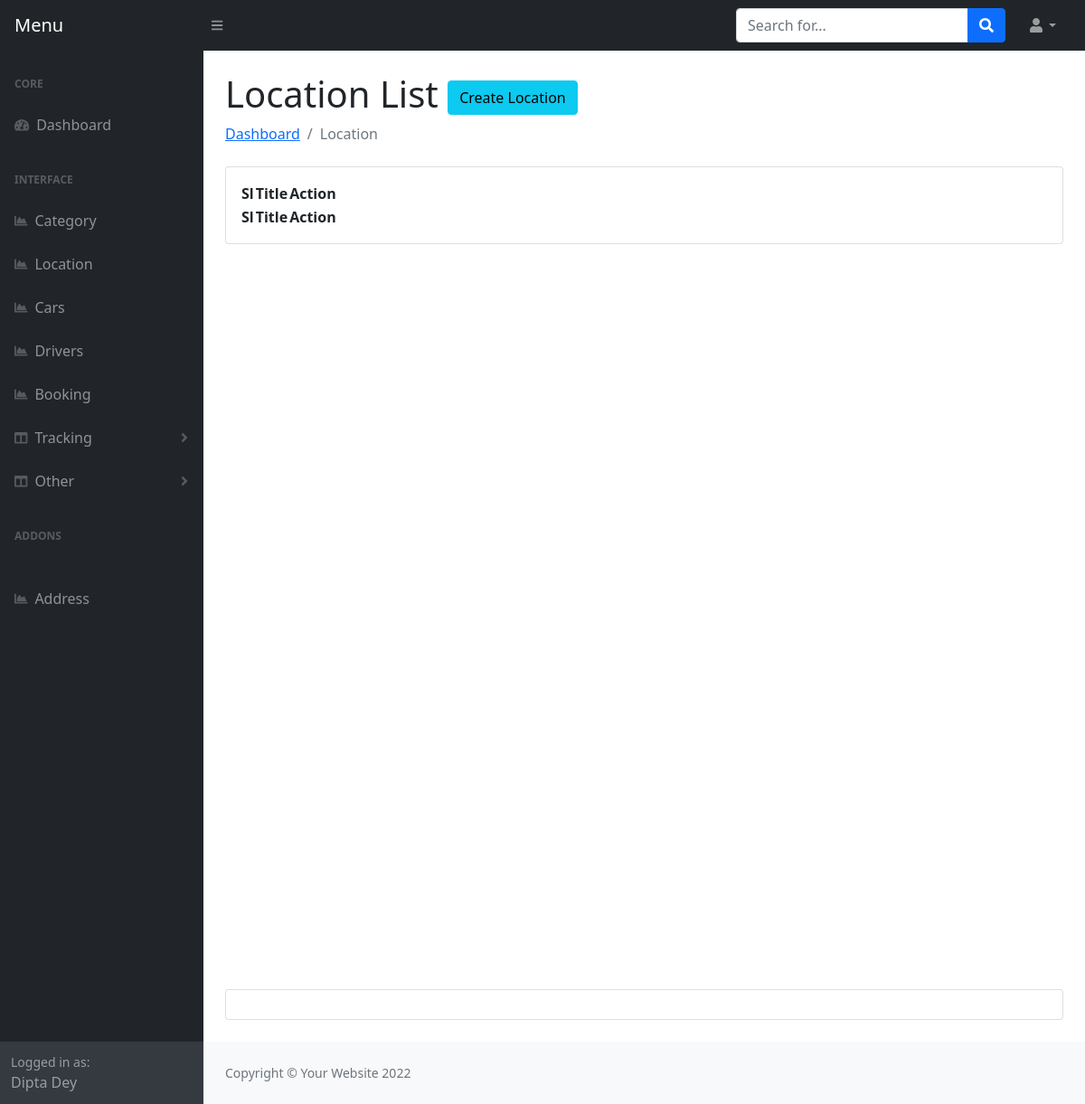
/admin/locations.php (signed in), run on an earlier commit of the app's database.
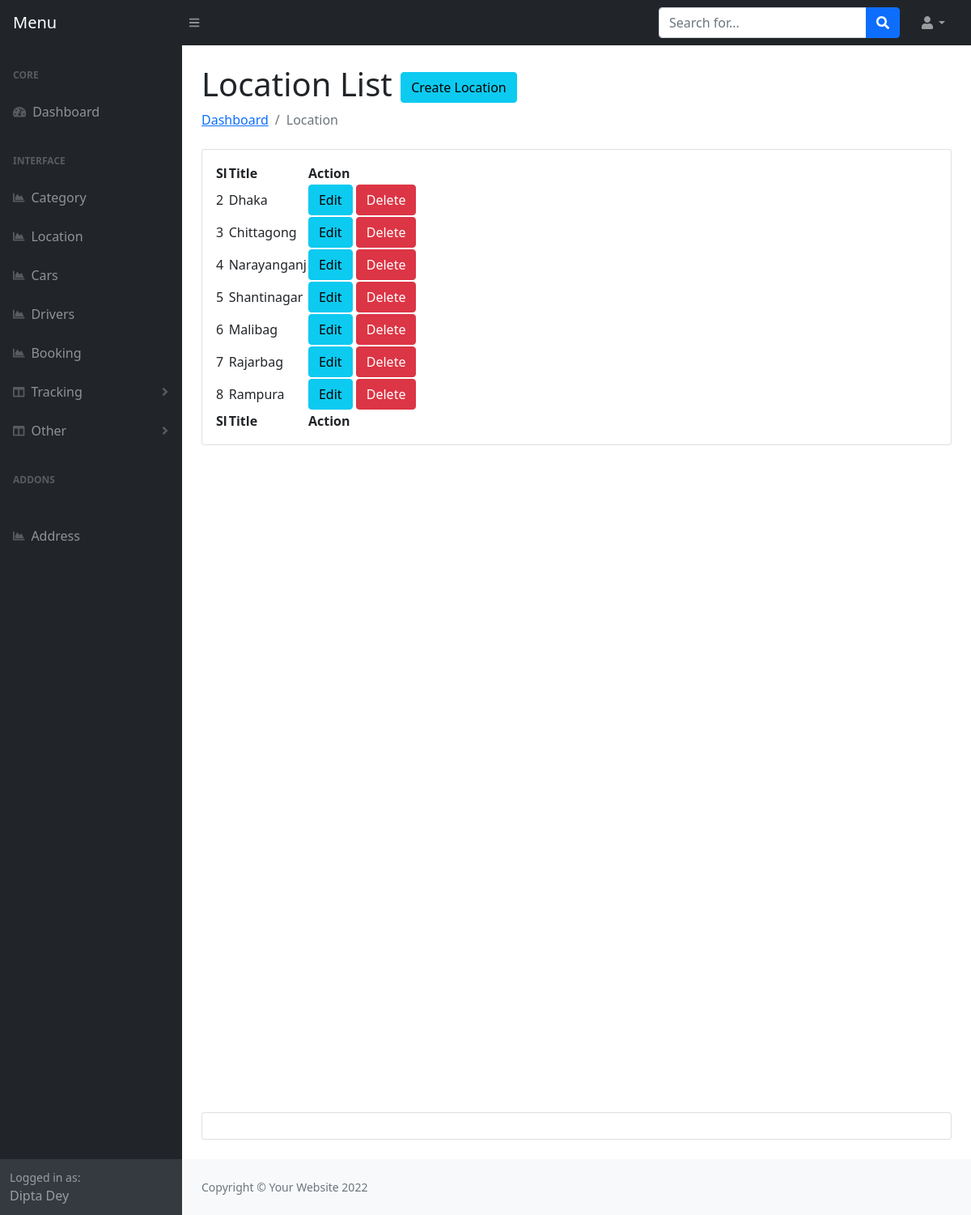
And on a later commit of the database.
### tables this page shows
CREATE TABLE `locations` (
  `id` int(11) NOT NULL,
  `location_name` text NOT NULL
);

### admin/locations.php (the view, shortened to what this page needs)
<?php include 'header.php'; ?>
<main>
    <div class="container-fluid px-4">
        <h1 class="mt-4">Location List <a class="btn btn-info" href="create-location.php">Create Location</a></h1>
        <ol class="breadcrumb mb-4">
            <li class="breadcrumb-item"><a href="index.php">Dashboard</a></li>
            <li class="breadcrumb-item active">Location</li>
        </ol>
        <div class="card mb-4">
            <div class="card-body">
                <table id="datatablesSimple">
                    <thead>
                        <tr>
                            <th>Sl</th>
                            <th>Title</th>
                            <th>Action</th>
                        </tr>
                    </thead>
                    <tfoot>
                        <tr>
                            <th>Sl</th>
                            <th>Title</th>
                            <th>Action</th>
                        </tr>
                    </tfoot>
                    <tbody>
                        <?php
                        $query = "SELECT * FROM locations";
                        $result = $con->query($query);
                        if ($result->num_rows > 0) {
                            $i = 0;
                            foreach ($result as $key => $value) {
                                $i++;
                        ?>
                                <tr>
                                    <td><?php echo $i + 1; ?></td>
                                    <td><?php echo $value['location_name'] ?></td>
                                    <td>
                                        <a href="edit-location.php?editid=<?php echo $value['id']; ?>" class="btn btn-info">Edit</a>
                                        <a href="?delid=<?php echo $value['id']; ?>" class="btn btn-danger">Delete</a>
                                    </td>
                                </tr>
                        <?php }
                        } ?>
                    </tbody>
                </table>
            </div>
        </div>
        <div style="height: 100vh"></div>
        <div class="card mb-4">
            <div class="card-body"></div>
        </div>
    </div>
</main>
<?php include 'footer.php'; ?>

What changed in the data, as far as the page shows it:
added locations: location_name "Dhaka"
added locations: location_name "Chittagong"
added locations: location_name "Narayanganj"
added locations: location_name "Shantinagar"
added locations: location_name "Malibag"
added locations: location_name "Rajarbag"
added locations: location_name "Rampura"
